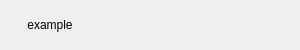
<?xml version="1.0" encoding="UTF-8"?>
<ui version="4.0">
 <class>From</class>
 <widget class="QWidget" name="From">
  <property name="geometry">
   <rect>
    <x>0</x>
    <y>0</y>
    <width>300</width>
    <height>50</height>
   </rect>
  </property>
  <property name="windowTitle">
   <string>Form</string>
  </property>
  <layout class="QHBoxLayout" name="layout">
   <property name="spacing">
    <number>5</number>
   </property>
   <property name="leftMargin">
    <number>0</number>
   </property>
   <property name="topMargin">
    <number>0</number>
   </property>
   <property name="rightMargin">
    <number>0</number>
   </property>
   <property name="bottomMargin">
    <number>0</number>
   </property>
   <item>
    <widget class="QLabel" name="label">
     <property name="minimumSize">
      <size>
       <width>100</width>
       <height>0</height>
      </size>
     </property>
     <property name="maximumSize">
      <size>
       <width>100</width>
       <height>100</height>
      </size>
     </property>
     <property name="text">
      <string>example</string>
     </property>
     <property name="alignment">
      <set>Qt::AlignCenter</set>
     </property>
    </widget>
   </item>
   <item>
    <widget class="QtMaterialTextField" name="lineEdit" native="true"/>
   </item>
  </layout>
 </widget>
 <customwidgets>
  <customwidget>
   <class>QtMaterialTextField</class>
   <extends>QWidget</extends>
   <header>qt_material_widgets/qtmaterialtextfield.h</header>
   <container>1</container>
  </customwidget>
 </customwidgets>
 <resources/>
 <connections/>
</ui>
